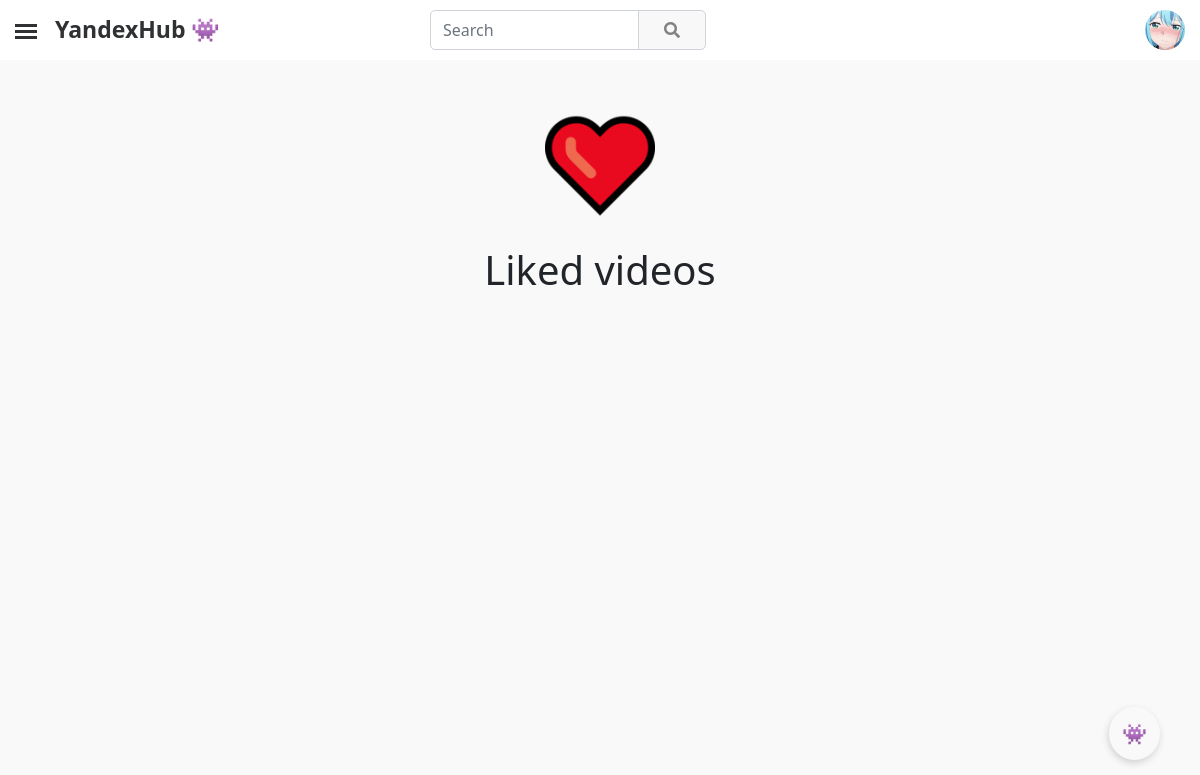
Page /liked/ (signed in) on the earlier database version.
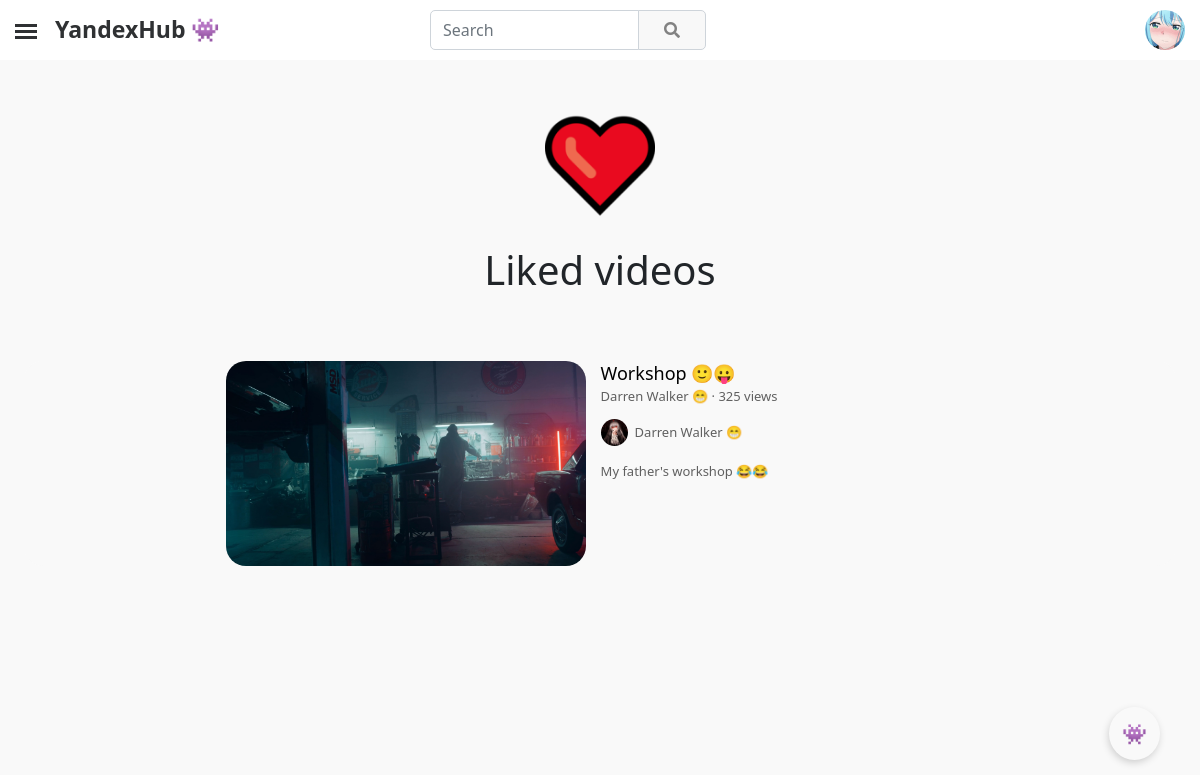
Same page on the later database version.
### YandexHub/apps/mainapp/models.py (models this page shows, shortened)
class Like(models.Model):
    liked_user = models.ForeignKey(CustomUser, on_delete=models.CASCADE, null=False, related_name='liked_video_user')
    liked_video = models.ForeignKey(Video, on_delete=models.CASCADE, null=False, related_name='liked_video')
    date_created = models.DateTimeField(auto_now_add=True, db_index=True)

class Video(models.Model):
    video_id = models.CharField(blank=True, null=True, max_length=32)
    creator = models.ForeignKey(CustomUser, on_delete=models.CASCADE, null=False, related_name='video_creator')
    video = models.FileField(upload_to='videos/')
    video_banner = models.ImageField(upload_to='video_banners/')
    views = models.BigIntegerField(default=0)
    likes = models.BigIntegerField(default=0)
    dislikes = models.BigIntegerField(default=0)
    comments = models.BigIntegerField(default=0)
    coefficient = models.FloatField(default=0)
    title = models.CharField(max_length=150)
    description = models.TextField(blank=True, null=True, max_length=1000000)
    date_created = models.DateTimeField(auto_now_add=True, db_index=True)

class CustomUser(AbstractUser):
    user_id = models.CharField(blank=True, null=True, max_length=24)
    email = models.EmailField(null=True, unique=True)
    username = models.CharField(blank=True, null=True, max_length=25)
    avatar = models.ImageField(blank=True, null=True, upload_to = 'avatars/', default='avatars/default/default_avatar.png')
    banner = models.ImageField(blank=True, null=True, upload_to='users_banners/')
    all_views = models.BigIntegerField(default=0)
    all_subscribers = models.BigIntegerField(default=0)
    description = models.TextField(blank=True, null=True, max_length=5000)
    contact_email  = models.CharField(blank=True, null=True, max_length=75)
    location = models.CharField(blank=True, null=True, max_length=50)
    vk_link = models.CharField(blank=True, null=True, max_length=150)
    instagram_link = models.CharField(blank=True, null=True, max_length=150)
    facebook_link = models.CharField(blank=True, null=True, max_length=150)
    reddit_link = models.CharField(blank=True, null=True, max_length=150)
    telegram_link = models.CharField(blank=True, null=True, max_length=150)
    twitter_link = models.CharField(blank=True, null=True, max_length=150)
    website_link = models.CharField(blank=True, null=True, max_length=150)
    telegram = models.CharField(blank=True, null=True, max_length=150)
    date_created = models.DateTimeField(auto_now_add=True, db_index=True)
    REQUIRED_FIELDS = ['username']
    USERNAME_FIELD = 'email'

### YandexHub/apps/mainapp/views.py (the view)
# urls.py: path('liked/', LikedVideosView.as_view(), name="liked__videos__page"),
class LikedVideosView(ListView):
    template_name = 'user/video/liked.html'
    paginate_by = 10
    queryset = Like
    context_object_name = "videos"
    def get_queryset(self):
        if self.request.user.is_authenticated:
            return Like.objects.filter(liked_user=self.request.user).order_by("-date_created")
        else:
            return Like.objects.none()
    def get_context_data(self,**kwargs):
        context = super(LikedVideosView, self).get_context_data(**kwargs)
        context['title'] = 'Liked videos 👍'
        return context

### YandexHub/apps/mainapp/templatetags/poll_extras.py (called while the page is built)
@register.filter(name='brief_views_format')
@stringfilter
def brief_views_format(arg):
    if int(arg) < 1000000:
        if int(arg) == 1:
            return '1 view'
        elif int(arg) < 1000:
            return f'{arg} views'
        else:
            return f"{str_fixed(float(int(arg)/1000), int(arg), 1, 'views')}K views"
    elif int(arg) < 1000000000:
        return f"{str_fixed(float(int(arg)/1000000), int(arg), 1, 'views')}M views"
    elif int(arg) < 1000000000000:
        return f"{str_fixed(float(int(arg)/1000000000), int(arg), 1, 'views')}B views"
    else:
        return ''

@register.filter(name='html_to_text')
@stringfilter
def html_to_text(html):
    cleanr = re.compile('<.*?>')
    cleantext = re.sub(cleanr, '', html)
    return cleantext

### YandexHub/apps/mainapp/templates/user/video/liked.html (shortened to what this page needs)
{% extends "main.html" %}
{% block content %}
{% load poll_extras %}
{% load static %}
<main role="main" style="margin-top: 35px;">
    <div class="block-content">
        {% if request.user.is_authenticated %}
        <section class="py-3 text-center container-fluid">
            <div class="row" style="padding-bottom: 1rem!important;">
                <div class="col-lg-12 col-md-8 mx-auto">
                    <img class="banner-icon" src="{% static 'media/site/icons/heart.png' %}">
                    <h1 style="margin-bottom: 25px;">Liked videos</h1>
                </div>
            </div>
        </section>
        <div class="infinite-container">
            {% for i in videos %}
            <div class="infinite-item">
                <div class="card" style="height: 205px; margin-top: 10px;">
                    <div class="row g-0" style="width: 65%; position: relative; margin-left: auto; margin-right: auto;">
                        <div class="col-md-4" style="left: 0; position: absolute;">
                            <a style="cursor: pointer;" onclick="transition_link(`{% url 'video__page' i.liked_video.video_id %}`)">
                                <div class="img"
                                    style="width: 360px; height: 205px; border-radius: 20px; background-image: url({{i.liked_video.video_banner.url}});">
                                </div>
                            </a>
                        </div>
                        <div class="col-md-8" style="top: 0; position: absolute; left: 365px;">
                            <div style="padding-top: 0; margin-left: 10px;">
                                <a style="cursor: pointer;" onclick="transition_link(`{% url 'video__page' i.liked_video.video_id %}`)">
                                    <p style="font-size: 18px; margin-bottom: -2px; color: #000;">{{ i.liked_video.title }}</p>
                                </a>
                                <small style="color: #606060; font-size: 13px;"><a style="color: #606060; cursor: pointer;" onclick="transition_link(`{% url 'channel__page' i.liked_video.creator.user_id %}`)">{{i.liked_video.creator.username}}</a> · {{i.liked_video.views|brief_views_format}}</small>
                                <a style="cursor: pointer;" onclick="transition_link(`{% url 'channel__page' i.liked_video.creator.user_id %}`)">
                                    <small style="display: block; margin-top: 12px; font-size: 13px; color: #606060;">
                                        <div class="img"
                                            style="display: inline-block; margin-right: 7px; width: 27px; height: 27px; border-radius: 50%; background-image: url({{i.liked_video.creator.avatar.url}});">
                                        </div>
                                        <div style="display: inline-block; position: absolute; margin-top: 4px;">
                                            {{i.liked_video.creator.username}}</div>
                                    </small>
                                </a>
                                <small
                                    style="display: block; color: #606060; font-size: 13px; margin-top: 12px;">{{i.liked_video.description|html_to_text|truncatechars:340}}</small>
                            </div>
                        </div>
                    </div>
                </div>
            </div>
            {% endfor %}
        </div>
        {% endif %}
    </div>
</main>
{% endblock %}

Differences in the rows shown:
added Like: liked_video.video_banner (picture), liked_video "Workshop 🙂😛", liked_video.creator.username "Darren Walker 😁", liked_video.views|brief_views_format "325 views", liked_video.creator.avatar (picture), liked_video.description|html_to_text "My father's workshop 😂😂"
